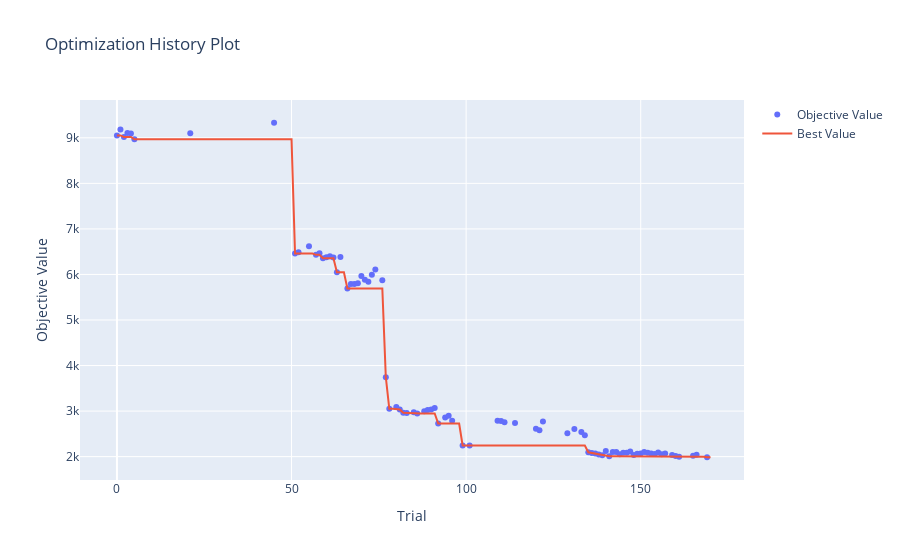

Here is the notebook cell this chart was saved with:
### Code cell
plot_optimization_history(study_pruning)

### Figure 1 — Plotly figure (JSON) as saved in the notebook; plotly's stock layout.template omitted (floating-point values rounded to 4 significant figures; data arrays with more than 128 entries replaced by an {"elided": "..."} marker saying what was removed)
{"data": [{"mode": "markers", "name": "Objective Value", "type": "scatter", "x": [0, 1, 2, 3, 4, 5, 21, 45, 51, 52, 55, 57, 58, 59, 60, 61, 62, 63, 64, 66, 67, 68, 69, 70, 71, 72, 73, 74, 76, 77, 78, 80, 81, 82, 83, 85, 86, 88, 89, 90, 91, 92, 94, 95, 96, 99, 101, 109, 110, 111, 114, 120, 121, 122, 129, 131, 133, 134, 135, 136, 137, 138, 139, 140, 141, 142, 143, 144, 145, 146, 147, 148, 149, 150, 151, 152, 153, 154, 155, 156, 157, 159, 160, 161, 165, 166, 169], "y": [9053.0, 9184.0, 9020.0, 9104.0, 9094.0, 8966.0, 9100.0, 9331.0, 6458.0, 6486.0, 6620.0, 6431.0, 6467.0, 6355.0, 6376.0, 6400.0, 6373.0, 6046.0, 6384.0, 5694.0, 5789.0, 5793.0, 5810.0, 5967.0, 5882.0, 5838.0, 5996.0, 6111.0, 5872.0, 3746.0, 3049.0, 3090.0, 3036.0, 2964.0, 2959.0, 2974.0, 2949.0, 2999.0, 3025.0, 3037.0, 3068.0, 2726.0, 2857.0, 2895.0, 2787.0, 2245.0, 2242.0, 2786.0, 2784.0, 2752.0, 2738.0, 2611.0, 2578.0, 2771.0, 2511.0, 2606.0, 2539.0, 2471.0, 2096.0, 2080.0, 2071.0, 2048.0, 2028.0, 2126.0, 2008.0, 2102.0, 2103.0, 2055.0, 2085.0, 2086.0, 2114.0, 2036.0, 2061.0, 2070.0, 2103.0, 2084.0, 2070.0, 2057.0, 2090.0, 2051.0, 2069.0, 2038.0, 2014.0, 1996.0, 2021.0, 2041.0, 1986.0]}, {"mode": "lines", "name": "Best Value", "type": "scatter", "x": {"elided": "171 int values"}, "y": {"elided": "171 float values"}}, {"marker": {"color": "#cccccc"}, "mode": "markers", "name": "Infeasible Trial", "showlegend": false, "type": "scatter", "x": [], "y": []}], "layout": {"title": {"text": "Optimization History Plot"}, "xaxis": {"title": {"text": "Trial"}}, "yaxis": {"title": {"text": "Objective Value"}}}}
